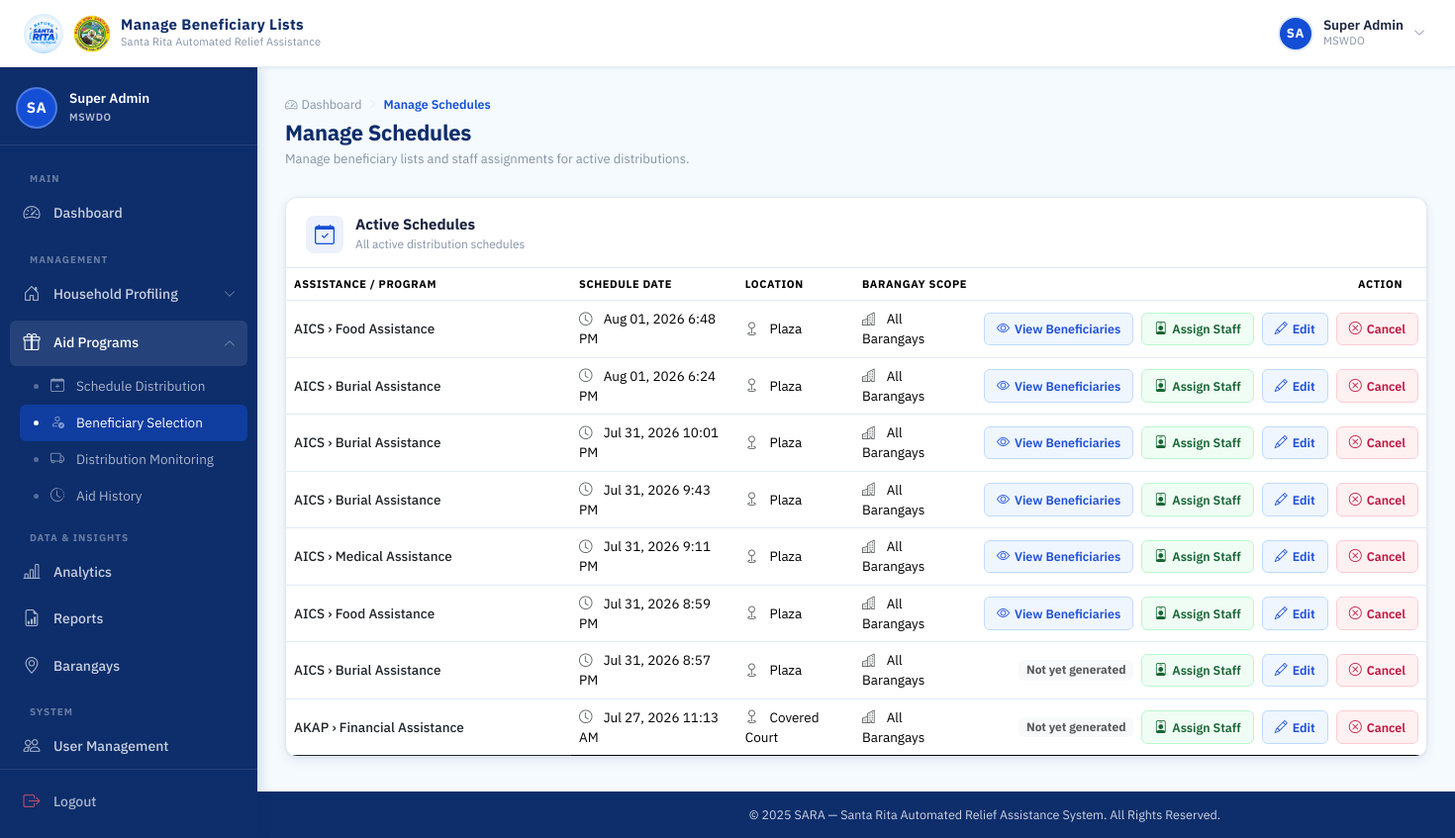
Page /mswdo/beneficiary-selection/ (signed in) on the earlier database version.
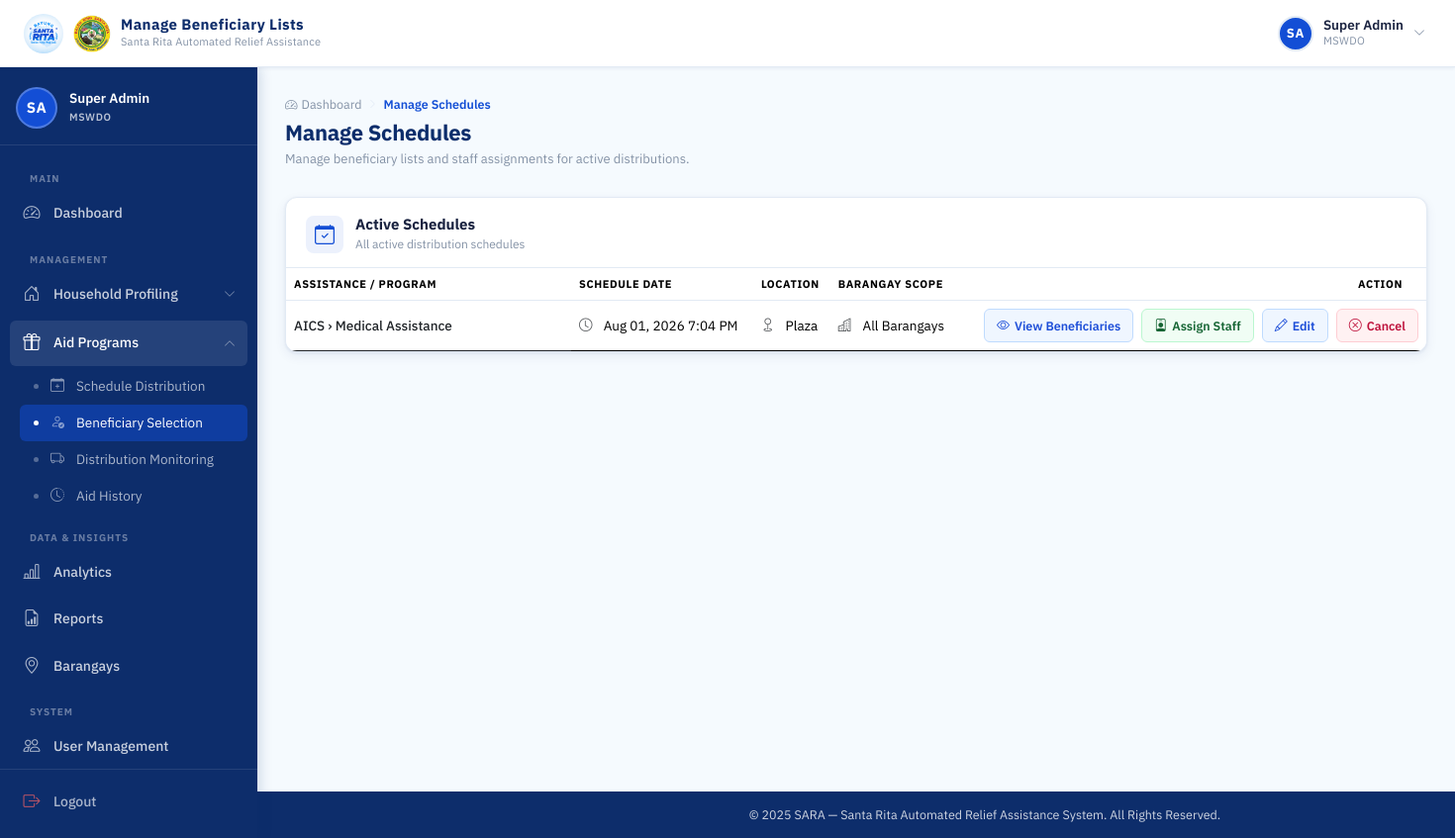
Same page on the later database version.
### distribution/models.py (models this page shows, shortened)
class AidSchedule(models.Model):
    assistance = models.ForeignKey(
        Assistance,
        on_delete=models.SET_NULL,
        null=True,
        blank=True,
        related_name='schedules'
    )
    budget = models.DecimalField(max_digits=12, decimal_places=2, default=0.00)
    per_beneficiary_amount = models.DecimalField(max_digits=10, decimal_places=2, default=0.00)
    schedule_datetime = models.DateTimeField()
    is_finished = models.BooleanField(default=False)
    finished_at = models.DateTimeField(null=True, blank=True)
    finished_by = models.ForeignKey(settings.AUTH_USER_MODEL, on_delete=models.SET_NULL, null=True, related_name='+')
    finish_reason = models.CharField(
        max_length=20,
        choices=(('COMPLETED', 'All Beneficiaries Claimed'), ('FORCED', 'Manually Ended (Incomplete)'), ('CANCELLED', 'Cancelled')),
        blank=True
    )
    location = models.CharField(max_length=255)
    barangay = models.ForeignKey(
        Barangay,
        on_delete=models.CASCADE,
        null=True,
        blank=True
    )
    is_active = models.BooleanField(default=True)
    created_at = models.DateTimeField(auto_now_add=True)

### programs/models.py (models this page shows, shortened)
class Assistance(models.Model):
    BENEFICIARY_TYPE = [
        ('individual', 'Individual'),
        ('family', 'Family'),
    ]
    AID_TYPE_CHOICES = (
        ('CASH', 'Cash Assistance'),
        ('GOODS', 'Goods-in-Kind (rice, noodles, canned goods, etc.)'),
    )
    PRIORITIZATION_CHOICES = (
        ('LOWEST_INCOME_FIRST', 'Lowest Income First'),
        ('TYPHOON_PRIORITY', 'Typhoon/Vulnerability Priority'),
        ('RANDOM', 'Random Among Eligible'),
    )
    program = models.ForeignKey(
        Program,
        on_delete=models.CASCADE,
        related_name='assistances'
    )
    aid_category = models.ForeignKey(
        AidCategory,
        on_delete=models.CASCADE,
        related_name='assistances'
    )
    beneficiary_type = models.CharField(
        max_length=20,
        choices=BENEFICIARY_TYPE,
        default='family'
    )
    prioritization_strategy = models.CharField(
        max_length=30, choices=PRIORITIZATION_CHOICES, default='LOWEST_INCOME_FIRST',
        help_text="How to rank eligible beneficiaries when there are more eligible than available slots."
    )
    aid_type = models.CharField(
        max_length=10, choices=AID_TYPE_CHOICES, default='CASH',
        help_text="Used by the Rotation Eligibility rule to alternate beneficiaries between cash and goods-based aid across distribution cycles."
    )
    minimum_age = models.PositiveIntegerField(
        null=True,
        blank=True,
        help_text="Leave blank if no age requirement."
    )
    requires_pwd = models.BooleanField(default=False)
    requires_solo_parent = models.BooleanField(default=False)
    requires_senior_citizen = models.BooleanField(default=False)
    is_active = models.BooleanField(default=True)
    created_at = models.DateTimeField(auto_now_add=True)
    class Meta:
        ordering = ['program', 'aid_category']
        unique_together = ('program', 'aid_category', 'beneficiary_type')

class Program(models.Model):
    name = models.CharField(max_length=100, unique=True)
    description = models.TextField(blank=True, null=True)
    is_active = models.BooleanField(default=True)
    created_at = models.DateTimeField(auto_now_add=True)
    class Meta:
        ordering = ['name']

class AidCategory(models.Model):
    program = models.ForeignKey(
        Program,
        on_delete=models.CASCADE,
        related_name='aid_categories'
    )
    name = models.CharField(max_length=100)
    description = models.TextField(blank=True, null=True)
    is_active = models.BooleanField(default=True)
    class Meta:
        ordering = ['name']
        unique_together = ('program', 'name')

### distribution/views.py (the view)
# urls.py: path('mswdo/beneficiary-selection/', views.beneficiary_selection_landing, name='beneficiary_selection_landing'),
@login_required
@session_protected
@mswdo_or_staff_required
def beneficiary_selection_landing(request):
    from django.db.models import Exists, OuterRef
    from distribution.models import AidClaim
    schedules = AidSchedule.objects.filter(
        is_active=True,
        is_finished=False
    ).select_related(
        'assistance', 'assistance__program', 'assistance__aid_category'
    ).annotate(
        has_claims=Exists(AidClaim.objects.filter(schedule=OuterRef('pk')))
    ).order_by('-schedule_datetime')
    return render(request, 'distribution/beneficiary_selection_landing.html', {
        'schedules': schedules,
    })

### accounts/context_processors.py (called while the page is built)
def auth_required(request):
    return {
        'requires_auth': request.user.is_authenticated
    }

### distribution/templates/distribution/beneficiary_selection_landing.html (shortened to what the changed rows need)
{% extends 'base.html' %}
{% load static %}
{% block css %}
<link rel="stylesheet" href="{% static 'css/mswdo_dashboard.css' %}">
<link rel="stylesheet" href="{% static 'css/barangay_accounts.css' %}">
{% endblock %}
{% block content %}
<div class="dash-page-header">
  <div>
    <h1 class="dash-page-title">Manage Schedules</h1>
  </div>
</div>
<div class="dash-panel mt-4">
  <div class="dash-panel__header">
    <div class="dash-panel__header-left">
      <div>
        <h2 class="dash-panel__title">Active Schedules</h2>
      </div>
    </div>
  </div>
  <div class="dash-panel__body p-0">
    <div class="table-responsive">
      <table class="table acct-table mb-0">
        <thead>
          <tr>
            <th class="acct-th" style="width: 25%;">Assistance / Program</th>
            <th class="acct-th">Schedule Date</th>
            <th class="acct-th">Location</th>
            <th class="acct-th">Barangay Scope</th>
            <th class="acct-th text-end pe-4">Action</th>
          </tr>
        </thead>
        <tbody>
          {% for sched in schedules %}
          <tr class="acct-row">
            <td class="acct-td fw-medium text-dark">
              {% if sched.assistance %}
                {{ sched.assistance.program.name }} › {{ sched.assistance.aid_category.name }}
              {% else %}
                N/A
              {% endif %}
            </td>
            <td class="acct-td">
              <i class="bi bi-clock text-muted me-2"></i>
              {{ sched.schedule_datetime|date:"M d, Y g:i A" }}
            </td>
            <td class="acct-td">
              <i class="bi bi-geo text-muted me-2"></i>
              {{ sched.location }}
            </td>
            <td class="acct-td">
              <i class="bi bi-buildings text-muted me-2"></i>
              {{ sched.barangay|default:"All Barangays" }}
            </td>
            <td class="acct-td acct-td--actions">
              <div class="acct-actions">
                {% if sched.budget > 0 %}
                  {% if sched.beneficiary_list %}
                  <a href="{% url 'review_beneficiaries' sched.id %}" class="acct-btn acct-btn--edit">
                    <i class="bi bi-eye"></i><span>View Beneficiaries</span>
                  </a>
                  {% else %}
                  <a href="{% url 'generate_beneficiaries' sched.id %}" class="acct-btn acct-btn--edit">
                    <i class="bi bi-person-check"></i><span>Generate Beneficiaries</span>
                  </a>
                  {% endif %}
                {% else %}
                  <span class="badge bg-light text-muted" style="font-size: 0.75rem;" title="No budget allocated for beneficiary generation">Not yet generated</span>
                {% endif %}
                <a href="{% url 'assign_staff' sched.id %}" class="acct-btn acct-btn--activate">
                  <i class="bi bi-person-badge"></i><span>Assign Staff</span>
                </a>
                {% if request.user.role == 'MSWDO' %}
                  <a href="{% url 'edit_schedule' sched.id %}" class="acct-btn acct-btn--edit" title="Edit Schedule">
                    <i class="bi bi-pencil"></i><span>Edit</span>
                  </a>
                  {% if sched.has_claims %}
                  <button class="acct-btn acct-btn--delete" disabled title="Cannot cancel a schedule with processed claims. Use Finish Distribution instead." style="opacity: 0.5; cursor: not-allowed;">
                    <i class="bi bi-x-circle"></i><span>Cancel</span>
                  </button>
                  {% else %}
                  <button type="button" class="acct-btn acct-btn--delete" onclick="showCancelModal({{ sched.id }}, {% if sched.beneficiary_list %}true{% else %}false{% endif %})" title="Cancel Schedule">
                    <i class="bi bi-x-circle"></i><span>Cancel</span>
                  </button>
                  {% endif %}
                {% endif %}
              </div>
            </td>
          </tr>
          {% endfor %}
        </tbody>
      </table>
    </div>
  </div>
</div>
{% endblock %}

Differences in the rows shown:
removed AidSchedule: assistance.program.name "AICS", assistance.aid_category.name "Food Assistance", schedule_datetime "Aug 01, 2026 6:48 PM", location "Plaza", barangay "All Barangays", budget 1000 (drawn)
removed AidSchedule: assistance.program.name "AICS", assistance.aid_category.name "Burial Assistance", schedule_datetime "Aug 01, 2026 6:24 PM", location "Plaza", barangay "All Barangays", budget 5000 (drawn)
removed AidSchedule: assistance.program.name "AICS", assistance.aid_category.name "Burial Assistance", schedule_datetime "Jul 31, 2026 10:01 PM", location "Plaza", barangay "All Barangays", budget 5000 (drawn)
removed AidSchedule: assistance.program.name "AICS", assistance.aid_category.name "Burial Assistance", schedule_datetime "Jul 31, 2026 9:43 PM", location "Plaza", barangay "All Barangays", budget 5000 (drawn)
removed AidSchedule: assistance.program.name "AICS", assistance.aid_category.name "Medical Assistance", schedule_datetime "Jul 31, 2026 9:11 PM", location "Plaza", barangay "All Barangays", budget 5000 (drawn)
removed AidSchedule: assistance.program.name "AICS", assistance.aid_category.name "Food Assistance", schedule_datetime "Jul 31, 2026 8:59 PM", location "Plaza", barangay "All Barangays", budget 5000 (drawn)
removed AidSchedule: assistance.program.name "AICS", assistance.aid_category.name "Burial Assistance", schedule_datetime "Jul 31, 2026 8:57 PM", location "Plaza", barangay "All Barangays", budget "Not yet generated"
removed AidSchedule: assistance.program.name "AKAP", assistance.aid_category.name "Financial Assistance", schedule_datetime "Jul 27, 2026 11:13 AM", location "Covered Court", barangay "All Barangays", budget "Not yet generated"
added AidSchedule: assistance.program.name "AICS", assistance.aid_category.name "Medical Assistance", schedule_datetime "Aug 01, 2026 7:04 PM", location "Plaza", barangay "All Barangays", budget 1000 (drawn)
